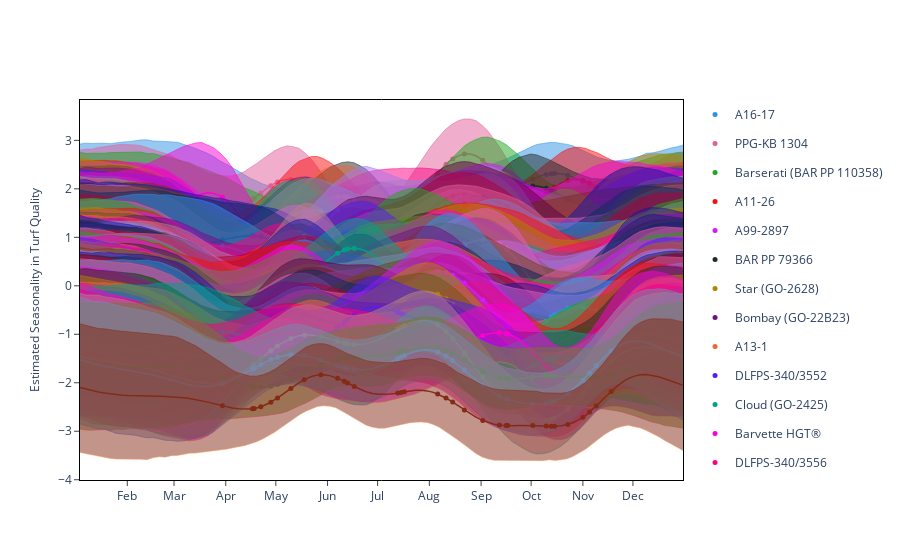

Notebook code for this chart:
### Code cell
# now we can iterate over all the entrie and plot them. 
# Set up Plotly graph
fig = go.Figure()
# for consistency of colors
colors = px.colors.qualitative.Dark24

# prepare variables and plot
for ix, code in enumerate(entry_codes_to_plot):
    entry_name = code2name[code]
    # we start with fitted values
    fig.add_trace(
        go.Scatter(
            x=fit_data.index.values,
            y=fit_data[code],
            mode="markers",
            marker=dict(size=5, color=colors[ix % len(colors)]),
            name=entry_name,
            legendgroup=entry_name,
        )
    )

    # plot predicted means for the whole year
    x_pred = pred_means.index
    y_pred = pred_means[code]
    fig.add_trace(
        go.Scatter(
            x=x_pred,
            y=y_pred,
            mode="lines",
            line=dict(width=1.5,color=colors[ix % len(colors)]),
            name=entry_name,
            legendgroup=entry_name,
            showlegend=False,
            hoverinfo="none",
        )
    )
    # add confidence interval
    y_lb = pred_lb[code]
    y_ub = pred_ub[code]
    fig.add_trace(
        go.Scatter(
            x=x_pred,
            y=y_lb,
            mode="lines",
            line=dict(width=0.5,),
            name=entry_name,
            legendgroup=entry_name,
            showlegend=False,
            hoverinfo="none",
        )
    )
    fig.add_trace(
        go.Scatter(
            x=x_pred,
            y=y_ub,
            mode="lines",
            line=dict(width=0.5, color=colors[ix % len(colors)]),
            name=entry_name,
            legendgroup=entry_name,
            showlegend=False,
            fill="tonexty",
            hoverinfo="none",
        )
    )
# update layout, especially the time of year for x axis
fig.update_layout(
    # title="Mean Time Effect",
    xaxis=dict(
        tickmode="array",
        tickvals=MONTH_BINS[:-1],
        ticktext=MONTH_ABBR,
        tickfont=dict(size=12),
    ),
    yaxis_title="Estimated Seasonality in Turf Quality",
    yaxis=dict(title_font=dict(size=12)),
    legend=dict(font=dict(size=12)),  # Increase the font size for the legend
    # title_font=dict(size=24),
)
fig.show()
